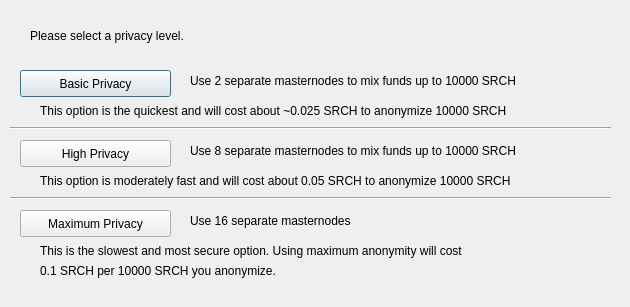
<?xml version="1.0" encoding="UTF-8"?>
<ui version="4.0">
 <class>ObfuscationConfig</class>
 <widget class="QDialog" name="ObfuscationConfig">
  <property name="geometry">
   <rect>
    <x>0</x>
    <y>0</y>
    <width>630</width>
    <height>307</height>
   </rect>
  </property>
  <property name="windowTitle">
   <string>Configure Obfuscation</string>
  </property>
  <widget class="QPushButton" name="buttonBasic">
   <property name="geometry">
    <rect>
     <x>20</x>
     <y>70</y>
     <width>151</width>
     <height>27</height>
    </rect>
   </property>
   <property name="text">
    <string>Basic Privacy</string>
   </property>
  </widget>
  <widget class="QPushButton" name="buttonHigh">
   <property name="geometry">
    <rect>
     <x>20</x>
     <y>140</y>
     <width>151</width>
     <height>27</height>
    </rect>
   </property>
   <property name="text">
    <string>High Privacy</string>
   </property>
  </widget>
  <widget class="QPushButton" name="buttonMax">
   <property name="geometry">
    <rect>
     <x>20</x>
     <y>210</y>
     <width>151</width>
     <height>27</height>
    </rect>
   </property>
   <property name="text">
    <string>Maximum Privacy</string>
   </property>
  </widget>
  <widget class="QLabel" name="label">
   <property name="geometry">
    <rect>
     <x>30</x>
     <y>20</y>
     <width>571</width>
     <height>31</height>
    </rect>
   </property>
   <property name="text">
    <string>Please select a privacy level.</string>
   </property>
  </widget>
  <widget class="QLabel" name="label_2">
   <property name="geometry">
    <rect>
     <x>190</x>
     <y>70</y>
     <width>421</width>
     <height>21</height>
    </rect>
   </property>
   <property name="text">
    <string>Use 2 separate masternodes to mix funds up to 10000 SRCH</string>
   </property>
  </widget>
  <widget class="QLabel" name="label_3">
   <property name="geometry">
    <rect>
     <x>190</x>
     <y>140</y>
     <width>411</width>
     <height>21</height>
    </rect>
   </property>
   <property name="text">
    <string>Use 8 separate masternodes to mix funds up to 10000 SRCH</string>
   </property>
  </widget>
  <widget class="QLabel" name="label_4">
   <property name="geometry">
    <rect>
     <x>190</x>
     <y>210</y>
     <width>421</width>
     <height>21</height>
    </rect>
   </property>
   <property name="text">
    <string>Use 16 separate masternodes</string>
   </property>
  </widget>
  <widget class="QLabel" name="label_6">
   <property name="geometry">
    <rect>
     <x>40</x>
     <y>100</y>
     <width>561</width>
     <height>21</height>
    </rect>
   </property>
   <property name="text">
    <string>This option is the quickest and will cost about ~0.025 SRCH to anonymize 10000 SRCH</string>
   </property>
  </widget>
  <widget class="QLabel" name="label_7">
   <property name="geometry">
    <rect>
     <x>40</x>
     <y>170</y>
     <width>561</width>
     <height>21</height>
    </rect>
   </property>
   <property name="text">
    <string>This option is moderately fast and will cost about 0.05 SRCH to anonymize 10000 SRCH</string>
   </property>
  </widget>
  <widget class="QLabel" name="label_8">
   <property name="geometry">
    <rect>
     <x>40</x>
     <y>240</y>
     <width>561</width>
     <height>21</height>
    </rect>
   </property>
   <property name="text">
    <string>This is the slowest and most secure option. Using maximum anonymity will cost</string>
   </property>
  </widget>
  <widget class="QLabel" name="label_9">
   <property name="geometry">
    <rect>
     <x>40</x>
     <y>260</y>
     <width>561</width>
     <height>21</height>
    </rect>
   </property>
   <property name="text">
    <string>0.1 SRCH per 10000 SRCH you anonymize.</string>
   </property>
  </widget>
  <widget class="Line" name="line">
   <property name="geometry">
    <rect>
     <x>10</x>
     <y>120</y>
     <width>601</width>
     <height>16</height>
    </rect>
   </property>
   <property name="orientation">
    <enum>Qt::Horizontal</enum>
   </property>
  </widget>
  <widget class="Line" name="line_2">
   <property name="geometry">
    <rect>
     <x>10</x>
     <y>190</y>
     <width>601</width>
     <height>16</height>
    </rect>
   </property>
   <property name="orientation">
    <enum>Qt::Horizontal</enum>
   </property>
  </widget>
 </widget>
 <resources/>
 <connections/>
</ui>
